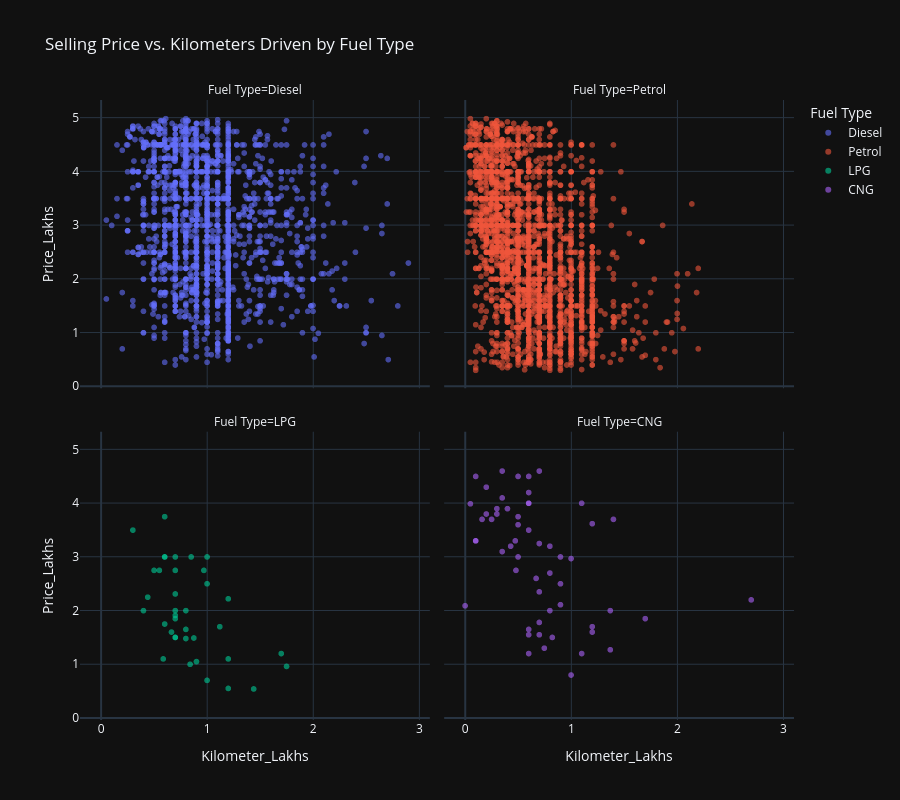

Notebook code cell kept with this figure:
### Code cell
price_changes=px.scatter(
    data_frame=filtered_cars,
    x='Kilometer_Lakhs', 
    y='Price_Lakhs',
    color='Fuel Type', 
    hover_name='Car_Name',
    facet_col='Fuel Type',
    facet_col_wrap=2,
    height=800,
    template="plotly_dark",
    opacity=0.6,
    title=('Selling Price vs. Kilometers Driven by Fuel Type'),
    labels={
        'Kilometer':'Kilometers Driven',
        'Price':'Selling Price (Lakhs INR)'}
   )

price_changes.update_traces(marker=dict(size=6))
price_changes.show()

### Figure 1 — Plotly figure (JSON) as saved in the notebook; plotly's stock layout.template omitted (floating-point values rounded to 4 significant figures; data arrays with more than 128 entries replaced by an {"elided": "..."} marker saying what was removed)
{"data": [{"hovertemplate": "<b>%{hovertext}</b><br><br>Fuel Type=Diesel<br>Kilometer_Lakhs=%{x}<br>Price_Lakhs=%{y}<extra></extra>", "hovertext": {"elided": "1880 str values"}, "legendgroup": "Diesel", "marker": {"color": "#636efa", "opacity": 0.6, "size": 6, "symbol": "circle"}, "mode": "markers", "name": "Diesel", "showlegend": true, "type": "scattergl", "x": {"elided": "1880 float values"}, "xaxis": "x3", "y": {"elided": "1880 float values"}, "yaxis": "y3"}, {"hovertemplate": "<b>%{hovertext}</b><br><br>Fuel Type=Petrol<br>Kilometer_Lakhs=%{x}<br>Price_Lakhs=%{y}<extra></extra>", "hovertext": {"elided": "2472 str values"}, "legendgroup": "Petrol", "marker": {"color": "#EF553B", "opacity": 0.6, "size": 6, "symbol": "circle"}, "mode": "markers", "name": "Petrol", "showlegend": true, "type": "scattergl", "x": {"elided": "2472 float values"}, "xaxis": "x4", "y": {"elided": "2472 float values"}, "yaxis": "y4"}, {"hovertemplate": "<b>%{hovertext}</b><br><br>Fuel Type=LPG<br>Kilometer_Lakhs=%{x}<br>Price_Lakhs=%{y}<extra></extra>", "hovertext": ["Maruti Wagon R LXI DUO BSIII", "Maruti Wagon R LXI LPG BSIV", "Maruti Wagon R Duo Lxi", "Maruti Wagon R Duo Lxi", "Maruti Wagon R LXI DUO BSIII", "Hyundai Santro Xing GLS LPG", "Maruti Wagon R LXI DUO BSIII", "Maruti Wagon R LXI DUO BSIII", "Maruti Omni LPG STD BSIV", "Hyundai Santro Xing GLS LPG", "Maruti Wagon R LXI LPG BSIV", "Maruti Wagon R Duo Lxi", "Hyundai Santro Xing GLS LPG", "Hyundai i10 Sportz 1.1L LPG", "Maruti Wagon R LXI LPG BSIV", "Hyundai Santro Xing GL LPG", "Maruti Omni LPG CARGO BSIII W IMMOBILISER", "Maruti Wagon R LXI LPG BSIV", "Hyundai Santro Xing GLS LPG", "Maruti Wagon R LXI DUO BSIII", "Hyundai i10 Magna LPG", "Hyundai EON LPG Era Plus", "Maruti Omni LPG STD BSIV", "Hyundai i10 Magna LPG", "Maruti Omni LPG STD BSIV", "Maruti 800 AC LPG", "Chevrolet Spark 1.0 PS LPG", "Maruti Wagon R LXI DUO BSIII", "Hyundai i10 Magna LPG", "Maruti Omni LPG CARGO BSIII W IMMOBILISER", "Hyundai i10 LPG", "Maruti Wagon R Duo Lxi", "Hyundai Santro Xing GL Plus LPG", "Hyundai Accent Executive LPG", "Maruti Wagon R LXI DUO BS IV", "Hyundai Santro Xing GL Plus LPG", "Chevrolet Spark 1.0 LT LPG"], "legendgroup": "LPG", "marker": {"color": "#00cc96", "opacity": 0.6, "size": 6, "symbol": "circle"}, "mode": "markers", "name": "LPG", "showlegend": true, "type": "scattergl", "x": [1.75, 0.44, 0.7, 1.0, 0.9, 1.0, 1.12, 0.4, 0.5863, 0.7, 0.5, 0.6644, 0.8, 0.6, 0.7, 0.6, 1.7, 0.7, 0.7, 1.2, 0.3, 1.2, 1.0, 0.6, 1.2, 0.8754, 0.84, 0.8, 0.7, 1.44, 0.97, 0.6, 0.7, 0.8, 0.55, 0.85, 0.7], "xaxis": "x", "y": [0.96, 2.25, 2.31, 3.0, 1.05, 2.5, 1.7, 2.0, 1.1, 1.5, 2.75, 1.6, 2.0, 3.75, 2.0, 1.75, 1.2, 1.5, 1.85, 1.1, 3.5, 2.22, 0.7, 3.0, 0.55, 1.49, 1.0, 1.48, 2.75, 0.54, 2.75, 3.0, 1.91, 1.65, 2.75, 3.0, 3.0], "yaxis": "y"}, {"hovertemplate": "<b>%{hovertext}</b><br><br>Fuel Type=CNG<br>Kilometer_Lakhs=%{x}<br>Price_Lakhs=%{y}<extra></extra>", "hovertext": ["Maruti Alto 800 CNG LXI Optional", "Maruti Wagon R LXI CNG", "Maruti Eeco CNG 5 Seater AC", "Maruti Alto 800 CNG LXI", "Maruti Eeco CNG 5 Seater AC BSIV", "Maruti Eeco CNG 5 Seater AC BSIV", "Maruti Eeco CNG 5 Seater AC BSIV", "Hyundai Santro Xing GL CNG", "Hyundai Santro Xing GL PLUS CNG", "Maruti Wagon R CNG LXI", "Maruti Wagon R LXI CNG", "Maruti Wagon R LXI CNG", "Maruti Eeco CNG 5 Seater AC BSIV", "Maruti Wagon R LXI CNG", "Maruti Wagon R LXI CNG", "Hyundai Santro Xing GLS CNG", "Maruti Wagon R LXI CNG", "Maruti Eeco CNG 5 Seater AC BSIV", "Maruti Zen Estilo LXI Green (CNG)", "Tata Indica V2 Emax CNG GLX", "Maruti Wagon R LXI CNG", "Maruti Wagon R LXI CNG", "Maruti Eeco CNG 5 Seater AC BSIV", "Maruti Eeco CNG 5 Seater AC BSIV", "Maruti Wagon R LXI CNG", "Maruti Alto 800 CNG LXI", "Maruti Wagon R LXI CNG", "Maruti Wagon R LXI CNG", "Maruti Alto 800 CNG LXI", "Maruti Omni CNG", "Maruti Wagon R LXI CNG", "Maruti Eeco CNG 5 Seater AC BSIV", "Maruti Eeco CNG 5 Seater AC BSIV", "Maruti Zen Estilo LXI Green (CNG)", "Maruti Eeco CNG HTR 5-STR", "Maruti Eeco CNG HTR 5-STR", "Hyundai Accent Executive CNG", "Maruti SX4 Green Vxi (CNG)", "Maruti Wagon R LXI CNG", "Hyundai Accent Executive CNG", "Maruti Eeco CNG 5 Seater AC BSIV", "Maruti Eeco CNG HTR 5-STR", "Maruti Alto K10 LXI CNG", "Maruti Eeco CNG 5 Seater AC BSIV", "Hyundai Accent GLE CNG", "Maruti Alto 800 LXI CNG", "Maruti Wagon R LXI CNG Optional", "Hyundai Santro AT CNG", "Hyundai Santro Xing GL CNG", "Maruti Eeco CNG 5 Seater AC BSIV", "Maruti Wagon R LXI CNG", "Maruti Alto Green LXi (CNG)", "Maruti Alto Green LXi (CNG)", "Maruti Alto 800 CNG LXI Optional", "Maruti Eeco CNG 5 Seater AC BSIV", "Maruti Eeco 5 STR With AC Plus HTR CNG"], "legendgroup": "CNG", "marker": {"color": "#ab63fa", "opacity": 0.6, "size": 6, "symbol": "circle"}, "mode": "markers", "name": "CNG", "showlegend": true, "type": "scattergl", "x": [0.1, 0.5, 0.35, 0.6, 0.1, 1.4, 0.6, 1.37, 0.6, 0.8, 0.5, 0.4, 1.2, 0.7, 0.9, 1.7, 1.37, 0.3, 0.8, 0.6, 0.5, 1.1, 0.05, 0.7, 0.6, 0.67, 0.43, 0.6, 0.7, 1.0, 0.35, 2.7, 0.6, 0.7, 0.9, 0.3, 1.2, 0.9, 1.0, 0.48, 0.25, 0.4737, 0.2, 0.8, 1.1, 0.16, 0.35, 0.7477, 1.2, 0.5, 0.6, 0.823, 0.7, 0.1, 0.2, 1e-05], "xaxis": "x2", "y": [3.3, 3.6, 4.1, 1.65, 4.5, 3.7, 4.5, 1.27, 1.2, 2.7, 3.0, 3.9, 3.62, 4.6, 2.11, 1.85, 2.0, 3.8, 2.0, 1.55, 4.5, 4.0, 3.99, 3.25, 4.2, 2.6, 3.2, 3.5, 1.78, 0.8, 3.1, 2.2, 4.0, 2.35, 3.0, 3.9, 1.6, 2.5, 2.97, 2.75, 3.7, 3.3, 4.3, 3.2, 1.2, 3.7, 4.6, 1.3, 1.7, 3.75, 4.0, 1.5, 1.55, 3.3, 3.8, 2.09], "yaxis": "y2"}], "layout": {"annotations": [{"font": {}, "showarrow": false, "text": "Fuel Type=LPG", "x": 0.245, "xanchor": "center", "xref": "paper", "y": 0.465, "yanchor": "bottom", "yref": "paper"}, {"font": {}, "showarrow": false, "text": "Fuel Type=CNG", "x": 0.755, "xanchor": "center", "xref": "paper", "y": 0.465, "yanchor": "bottom", "yref": "paper"}, {"font": {}, "showarrow": false, "text": "Fuel Type=Diesel", "x": 0.245, "xanchor": "center", "xref": "paper", "y": 1.0, "yanchor": "bottom", "yref": "paper"}, {"font": {}, "showarrow": false, "text": "Fuel Type=Petrol", "x": 0.755, "xanchor": "center", "xref": "paper", "y": 1.0, "yanchor": "bottom", "yref": "paper"}], "height": 800, "legend": {"title": {"text": "Fuel Type"}, "tracegroupgap": 0}, "title": {"text": "Selling Price vs. Kilometers Driven by Fuel Type"}, "xaxis": {"anchor": "y", "domain": [0, 0.49], "title": {"text": "Kilometer_Lakhs"}}, "xaxis2": {"anchor": "y2", "domain": [0.51, 1], "matches": "x", "title": {"text": "Kilometer_Lakhs"}}, "xaxis3": {"anchor": "y3", "domain": [0, 0.49], "matches": "x", "showticklabels": false}, "xaxis4": {"anchor": "y4", "domain": [0.51, 1], "matches": "x", "showticklabels": false}, "yaxis": {"anchor": "x", "domain": [0, 0.465], "title": {"text": "Price_Lakhs"}}, "yaxis2": {"anchor": "x2", "domain": [0, 0.465], "matches": "y", "showticklabels": false}, "yaxis3": {"anchor": "x3", "domain": [0.535, 1.0], "matches": "y", "title": {"text": "Price_Lakhs"}}, "yaxis4": {"anchor": "x4", "domain": [0.535, 1.0], "matches": "y", "showticklabels": false}}}
